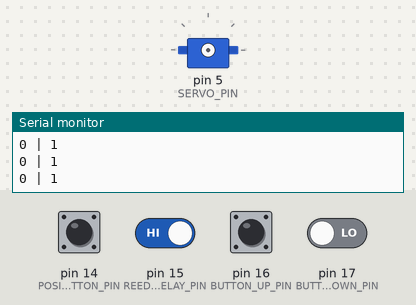
A sketch run on a simulated Arduino Nano, built with avr-gcc and run on an emulated ATmega328P. On the bench: servo, the last lines printed to the serial monitor. The inputs (shaded band) are chosen by the test bench; at power-on: pin 15 (REED_RELAY_PIN) HIGH, pin 14 (POSITION_BUTTON_PIN), pin 16 (BUTTON_UP_PIN), pin 17 (BUTTON_DOWN_PIN) LOW.

Above: at 1.2 s.
1.3 s: pin 16 (BUTTON_UP_PIN) pulled HIGH for 0.15 s
2.9 s: pin 14 (POSITION_BUTTON_PIN) pulled HIGH for 0.15 s
4.5 s: pin 15 (REED_RELAY_PIN) driven LOW
6.0 s: pin 16 (BUTTON_UP_PIN) pulled HIGH for 1 s
At 6.5 s:
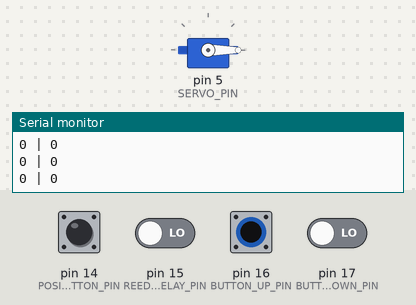
8.5 s: pin 14 (POSITION_BUTTON_PIN) pulled HIGH for 1 s
11.0 s: pin 14 (POSITION_BUTTON_PIN) driven HIGH and pin 17 (BUTTON_DOWN_PIN) driven HIGH
At 11.5 s:
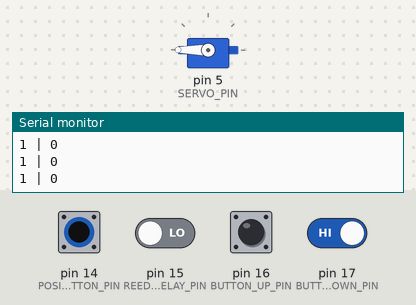
Timing chart, 0 to 13.5 s (numbered marks = the images above; inputs shaded):
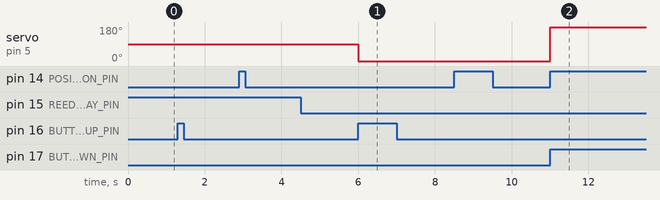

The sketch:

PositionDetector.ino
```cpp
#include <Servo.h>

#define POSITION_BUTTON_PIN 14
#define REED_RELAY_PIN 15
#define SERVO_PIN 5
#define BUTTON_UP_PIN 16
#define BUTTON_DOWN_PIN 17

Servo servo;
byte dir = 90;

void setup()
{
	//servo.attach(SERVO_PIN);
	//servo.write(180);
	//delay(100000);
	Serial.begin(9600);
	pinMode(POSITION_BUTTON_PIN, INPUT);
	pinMode(REED_RELAY_PIN, INPUT);

}

void loop()
{

  /* add main program code here */
	readButtons();
	printEndTriggers();
}

void readButtons() {

	if (digitalRead(BUTTON_UP_PIN) == HIGH) {
		servo.attach(SERVO_PIN);
		//Serial.print("U ");
		dir = 0;
		if (digitalRead(REED_RELAY_PIN) == LOW)
			servo.write(dir);
		else
			servo.detach();
	}

	else if (digitalRead(BUTTON_DOWN_PIN) == HIGH) {
		servo.attach(SERVO_PIN);
		//Serial.print("D ");
		dir = 180;
		if (digitalRead(POSITION_BUTTON_PIN) == HIGH)
			servo.write(dir);
		else
			servo.detach();
	}
	else if (digitalRead(BUTTON_DOWN_PIN) == LOW && digitalRead(BUTTON_UP_PIN) == LOW) {
		servo.detach();
		//Serial.print("N ");
	}
	//Serial.println(dir);
}

void printEndTriggers() {
	Serial.print(digitalRead(POSITION_BUTTON_PIN));
	Serial.print(" | ");
	Serial.println(digitalRead(REED_RELAY_PIN));
}
```

Measured:
- after the input at 6.0 s, servo on pin 5 (SERVO_PIN): 90° → 0° at once
- after the input at 11.0 s, servo on pin 5 (SERVO_PIN): 0° → 180° at once
